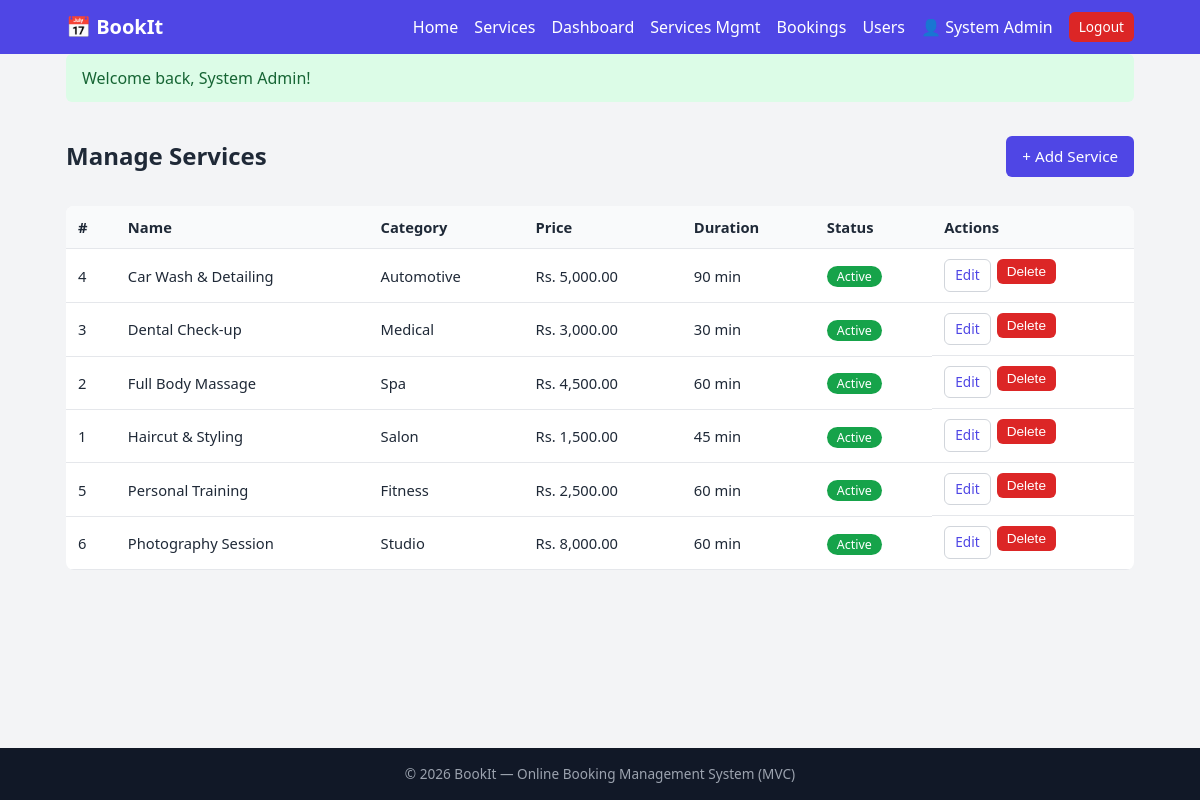
The page /index.php?url=admin/services (signed in) on the database its author committed.
### tables this page shows
CREATE TABLE services (
    id INT AUTO_INCREMENT PRIMARY KEY,
    name VARCHAR(120) NOT NULL,
    category VARCHAR(60) NOT NULL,
    description TEXT,
    price DECIMAL(10,2) NOT NULL DEFAULT 0,
    duration_minutes INT NOT NULL DEFAULT 60,
    is_active TINYINT(1) NOT NULL DEFAULT 1,
    created_at TIMESTAMP DEFAULT CURRENT_TIMESTAMP
);

### core/Controller.php (called while the page is built, shortened)
<?php
abstract class Controller {
    protected function view($view, $data = []) {
        extract($data);
        require __DIR__ . '/../views/layout/header.php';
        require __DIR__ . "/../views/$view.php";
        require __DIR__ . '/../views/layout/footer.php';
    }
}

### controllers/AdminController.php (called while the page is built, shortened)
<?php
class AdminController extends Controller {
    public function services() {
        $this->view('admin/services', ['title' => 'Manage Services', 'services' => $this->model('Service')->all('', '', false)]);
    }
}

### core/App.php (called while the page is built, shortened)
<?php
class App {
    public function __construct() {
        $parts = isset($_GET['url']) ? explode('/', trim($_GET['url'], '/')) : [];
        $controller = new $class();
        $method = !empty($parts[1]) ? preg_replace('/[^a-zA-Z0-9_]/', '', $parts[1]) : 'index';
        call_user_func_array([$controller, $method], array_slice($parts, 2));
    }
}

### index.php (called while the page is built, shortened)
<?php
require_once __DIR__ . '/core/helpers.php';
spl_autoload_register(function ($class) {
    foreach (['core', 'controllers', 'models'] as $dir) {
        $file = __DIR__ . "/$dir/$class.php";
        if (file_exists($file)) { require_once $file; return; }
    }
});
new App();

### core/helpers.php (called while the page is built, shortened)
<?php
function url($path = '')   { return BASE_URL . '/index.php?url=' . ltrim($path, '/'); }
function e($v)             { return htmlspecialchars((string)$v, ENT_QUOTES, 'UTF-8'); }

### core/Model.php (called while the page is built, shortened)
<?php
abstract class Model {
    public function __construct() { $this->db = Database::connect(); }
}

### core/Database.php (called while the page is built)
<?php
class Database {
    private static $pdo = null;
    public static function connect() {
        if (self::$pdo === null) {
            try {
                self::$pdo = new PDO(
                    'mysql:host=' . DB_HOST . ';dbname=' . DB_NAME . ';charset=utf8mb4',
                    DB_USER, DB_PASS,
                    [PDO::ATTR_ERRMODE => PDO::ERRMODE_EXCEPTION,
                     PDO::ATTR_DEFAULT_FETCH_MODE => PDO::FETCH_ASSOC,
                     PDO::ATTR_EMULATE_PREPARES => false]
                );
            } catch (PDOException $e) {
                die('Database connection failed: ' . $e->getMessage());
            }
        }
        return self::$pdo;
    }
}

### models/Service.php (called while the page is built, shortened)
<?php
class Service extends Model {
    public function all($search = '', $category = '', $onlyActive = true) {
        $sql = 'SELECT * FROM services WHERE 1=1';
        $p = [];
        $s = $this->db->prepare($sql . ' ORDER BY name');
        $s->execute($p);
        return $s->fetchAll();
    }
}

### views/admin/services.php (the view)
<div class="head-row"><h2>Manage Services</h2><a class="btn" href="<?= url('admin/serviceform') ?>">+ Add Service</a></div>
<div class="table-wrap"><table>
  <tr><th>#</th><th>Name</th><th>Category</th><th>Price</th><th>Duration</th><th>Status</th><th>Actions</th></tr>
  <?php foreach ($services as $s): ?>
  <tr>
    <td><?= $s['id'] ?></td><td><?= e($s['name']) ?></td><td><?= e($s['category']) ?></td>
    <td>Rs. <?= number_format($s['price'], 2) ?></td><td><?= (int)$s['duration_minutes'] ?> min</td>
    <td><span class="status <?= $s['is_active'] ? 's-confirmed' : 's-cancelled' ?>"><?= $s['is_active'] ? 'Active' : 'Inactive' ?></span></td>
    <td class="actions">
      <a class="btn btn-sm btn-light" href="<?= url('admin/serviceform/' . $s['id']) ?>">Edit</a>
      <form method="post" action="<?= url('admin/servicedelete/' . $s['id']) ?>" onsubmit="return confirm('Delete this service?')">
        <?= csrf_field() ?><button class="btn btn-sm btn-danger">Delete</button>
      </form>
    </td>
  </tr>
  <?php endforeach; ?>
</table></div>

### assets/css/style.css (style rules this page uses)
:root { --primary:#4f46e5;--primary-d:#4338ca;--bg:#f3f4f6;--card:#fff;--text:#1f2937;--muted:#6b7280;--danger:#dc2626;--ok:#16a34a;--warn:#d97706 }
* { box-sizing:border-box }
body { margin:0;font-family:Segoe UI,Roboto,Arial,sans-serif;background:var(--bg);color:var(--text);line-height:1.5;display:flex;flex-direction:column;min-height:100vh }
a { color:var(--primary);text-decoration:none }
.btn { display:inline-block;background:var(--primary);color:#fff;border:0;padding:9px 16px;border-radius:6px;cursor:pointer;font-size:.95rem }
.btn-sm { padding:5px 10px;font-size:.85rem }
.btn-light { background:#fff;color:var(--primary);border:1px solid #d1d5db }
.btn-danger { background:var(--danger) }
.table-wrap { overflow-x:auto }
table { width:100%;border-collapse:collapse;background:#fff;border-radius:8px;overflow:hidden }
th,td { padding:10px 12px;text-align:left;border-bottom:1px solid #e5e7eb;font-size:.92rem }
th { background:#f9fafb }
td form { margin:0 }
.actions { display:flex;gap:6px }
.head-row { display:flex;justify-content:space-between;align-items:center;margin-bottom:12px }
.status { padding:2px 10px;border-radius:99px;font-size:.78rem;text-transform:capitalize;color:#fff;background:var(--muted) }
.s-confirmed { background:var(--ok) }

### rows shown on the page
services: id "4", name "Car Wash & Detailing", category "Automotive", price "5,000.00", duration_minutes "90", is_active "Active"
services: id "3", name "Dental Check-up", category "Medical", price "3,000.00", duration_minutes "30", is_active "Active"
services: id "2", name "Full Body Massage", category "Spa", price "4,500.00", duration_minutes "60", is_active "Active"
services: id "1", name "Haircut & Styling", category "Salon", price "1,500.00", duration_minutes "45", is_active "Active"
services: id "5", name "Personal Training", category "Fitness", price "2,500.00", duration_minutes "60", is_active "Active"
services: id "6", name "Photography Session", category "Studio", price "8,000.00", duration_minutes "60", is_active "Active"

### other values the page prints
APP_NAME "BookIt"
current_user()['name'] "System Admin"
$msg "Welcome back, System Admin!"
